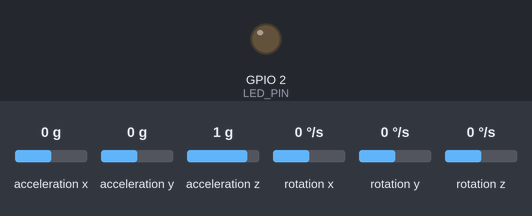
A sketch run on a simulated ESP32. Parts: output pins drawn as LEDs (lit = HIGH). Wiring (inferred from the names in the program): MPU-6050 motion sensor at I2C address 0x68. The test bench sets the inputs (shaded band); at power-on: acceleration x 0 g, acceleration y 0 g, acceleration z 1 g, rotation x 0 °/s, rotation y 0 °/s, rotation z 0 °/s. What the sketch prints to the serial monitor is not drawn.

Above: at 0.1 s.
At 1.0 s:
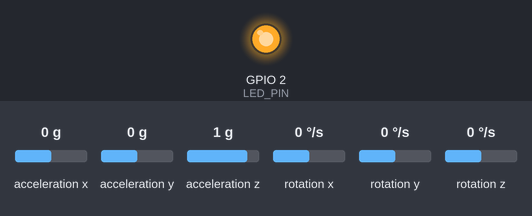
Timing chart, 0 to 2.5 s (numbered marks = the images above):
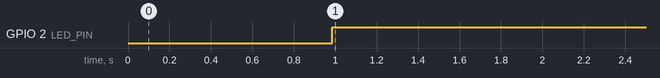

Measured:
- by itself, GPIO 2 (LED_PIN): LOW → HIGH at 0.98 s

The sketch:

motion_detector.ino
```cpp
/**
 * @file motion_detector.ino
 * @brief Motion Detection for lost items using MPU6050 + ESP32 Dev Module
 *
 * WIRING (MPU6050 to ESP32 Dev Module):
 *   GND  → GND
 *   VCC  → 3.3V
 *   SDA  → GPIO 21 (I2C SDA)
 *   SCL  → GPIO 22 (I2C SCL)
 *   INT  → Not connected (optional)
 *   AD0  → GND (sets I2C address to 0x68)
 *
 * LED Output:
 *   LED_BUILTIN (GPIO 2) → ON when stationary, OFF when moving
 */

#include <Wire.h>

const int MPU_ADDR = 0x68; // Standard I2C address for MPU6050
const int I2C_SDA = 21;
const int I2C_SCL = 22;

int16_t ax, ay, az;
int16_t gx, gy, gz;

// Low-Pass Filter variables to track the gravity vector
float grav_x = 0;
float grav_y = 0;
float grav_z = 0;

// ==========================================
// ====== SENSITIVITY CONFIGURATION =========
// ==========================================
// We use a "Dynamic Acceleration" method. This ignores gravity and the orientation
// of the sensor (e.g. turning it over slowly won't trigger it), but it looks for
// sudden movements/spikes like walking or grabbing a bag.
//
// SENSITIVITY:
// 1 = Extremely sensitive
// 5 = Medium (Detects most handling / walking)
// 10 = Very insensitive (Needs a hard jolt)
const int SENSITIVITY = 5;

// If you want even finer control, you can manually change these base values:
const long ACCEL_THRESHOLD = 500 * SENSITIVITY;
const long GYRO_THRESHOLD = 400 * SENSITIVITY;

// Enable DEBUG_MODE to print the raw movement delta values to the Serial Monitor/Plotter.
const bool DEBUG_MODE = false;

// ==========================================
// ============ DEBOUNCING ==================
// ==========================================
int stationary_counter = 0;
// Since walking produces cyclical bumps (meaning there are moments of zero acceleration
// between footsteps), we need a longer debounce to consider a bag/pocket "Stationary".
// 20 loops * 50ms = 1 full second of NO movement before declaring it Stationary.
const int STATIONARY_DEBOUNCE = 20;

// ESP32 Dev Module built-in LED on GPIO 2
const int LED_PIN = 2;

void readSensor() {
  Wire.beginTransmission(MPU_ADDR);
  Wire.write(0x3B); // Start at ACCEL_XOUT_H
  Wire.endTransmission(false);
  Wire.requestFrom(MPU_ADDR, 14, true);

  if (Wire.available() == 14) {
    ax = Wire.read() << 8 | Wire.read();
    ay = Wire.read() << 8 | Wire.read();
    az = Wire.read() << 8 | Wire.read();
    Wire.read(); Wire.read(); // Skip temp
    gx = Wire.read() << 8 | Wire.read();
    gy = Wire.read() << 8 | Wire.read();
    gz = Wire.read() << 8 | Wire.read();
  }
}

void setup() {
  Serial.begin(115200);
  pinMode(LED_PIN, OUTPUT);
  digitalWrite(LED_PIN, LOW);

  while (!Serial && millis() < 5000) { delay(10); }

  // Initialize I2C for ESP32
  Wire.begin(I2C_SDA, I2C_SCL);

  Wire.beginTransmission(MPU_ADDR);
  if (Wire.endTransmission() != 0) {
    Serial.println("MPU6050 not found! Check wiring.");
    while (1) { delay(1000); }
  }

  // Wake up the MPU6050
  Wire.beginTransmission(MPU_ADDR);
  Wire.write(0x6B); // PWR_MGMT_1
  Wire.write(0);
  Wire.endTransmission(true);

  // Perform an initial read and set the baseline gravity
  readSensor();
  grav_x = ax;
  grav_y = ay;
  grav_z = az;

  Serial.println("Pocket/Bag Motion Detection Initialized.");
}

void loop() {
  readSensor();

  // 1. Update the Low-Pass Filter to find where "Down" (gravity) currently is
  // This smoothly absorbs rotations over time, so slowly turning it over won't be seen as a "spike".
  grav_x = (grav_x * 0.9) + (ax * 0.1);
  grav_y = (grav_y * 0.9) + (ay * 0.1);
  grav_z = (grav_z * 0.9) + (az * 0.1);

  // 2. Subtract gravity from the current reading to find only the Dynamic Acceleration (the jolt)
  long dyn_x = abs(ax - (long)grav_x);
  long dyn_y = abs(ay - (long)grav_y);
  long dyn_z = abs(az - (long)grav_z);
  long total_dyn_accel = dyn_x + dyn_y + dyn_z;

  // 3. For gyroscope, we don't need a filter, just check the absolute magnitude of rotation rate
  long total_gyro = abs(gx) + abs(gy) + abs(gz);

  if (DEBUG_MODE) {
    Serial.print("Dyn_Accel:"); Serial.print(total_dyn_accel);
    Serial.print("\tGyro_Mag:"); Serial.print(total_gyro);
    Serial.print("\tAccel_Thresh:"); Serial.print(ACCEL_THRESHOLD);
    Serial.print("\tGyro_Thresh:"); Serial.println(GYRO_THRESHOLD);
  }

  // Check if the change exceeds our thresholds
  bool isMoving = (total_dyn_accel > ACCEL_THRESHOLD) || (total_gyro > GYRO_THRESHOLD);

  if (!DEBUG_MODE) {
    if (isMoving) {
      stationary_counter = 0; // Reset debounce
      Serial.println("Moving");
      digitalWrite(LED_PIN, LOW); // Turn off LED when moving
    } else {
      // We didn't detect movement this cycle, increment debounce counter
      stationary_counter++;

      if (stationary_counter >= STATIONARY_DEBOUNCE) {
         Serial.println("Stationary");
         digitalWrite(LED_PIN, HIGH); // Light up LED when truly stationary
         stationary_counter = STATIONARY_DEBOUNCE; // Prevent integer overflow
      } else {
         // We are in the debounce period. Since we are tuning for a pocket/bag,
         // it's safer to assume it's still moving until it fully proves it's stationary.
         Serial.println("Moving");
         digitalWrite(LED_PIN, LOW);
      }
    }
  }

  delay(50); // Sample at roughly 20Hz
}
```
